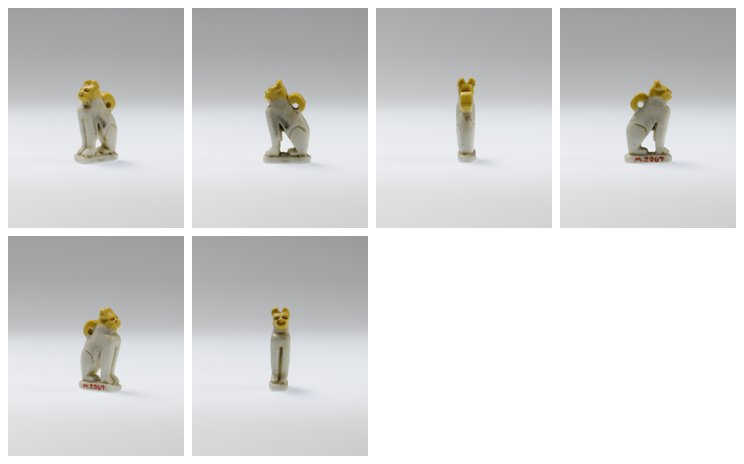
#> input picture examples/materials/猫咪序列/小白猫序列-预览.jpg, 744 x 464 px
$ python -i images.py   (imports and definitions only)
#> lines starting #> are read from the running program, lines starting #| are printed output that depends on the picture; after the words box and inside, x2 and y2 are one past the last pixel; in counts of white or black regions, pixels touching at a corner belong together
"""本地图像准备；只输出轮廓或高度数据，实体由 Blender 构建。"""

import math

import cv2
import numpy as np
from PIL import Image, ImageFilter, ImageOps
from shapely.geometry import Polygon
from ..contracts import DomainError

# 高度图网格预算：工业级高精浮雕规格，约 9 万格 ≈ 36 万三角面，兼顾商业级细腻度与制造鲁棒性。
GRID_POINTS_PER_MM = 2.4
GRID_CELL_BUDGET = 90000
GRID_MIN_POINTS = 64
SEGMENT_MAX_PIXELS = 1080


def load_image(path):
    image = Image.open(path)
    image.load()
    return ImageOps.exif_transpose(image)


def contour(path):
    rgba = np.array(load_image(path).convert("RGBA"))
    alpha = rgba[:, :, 3]
    if alpha.min() < 128:
        mask = (alpha > 128).astype(np.uint8) * 255
    else:
        gray = cv2.cvtColor(rgba[:, :, :3], cv2.COLOR_RGB2GRAY)
        _, mask = cv2.threshold(gray, 0, 255, cv2.THRESH_BINARY_INV + cv2.THRESH_OTSU)
        if np.mean(mask) > 150:
            mask = 255 - mask
    contours, _ = cv2.findContours(mask, cv2.RETR_EXTERNAL, cv2.CHAIN_APPROX_SIMPLE)
    if not contours:
        raise DomainError("没找到清晰轮廓，请使用白底深色画或透明背景图片。")
    raw_outline = max(contours, key=cv2.contourArea)
    arc = cv2.arcLength(raw_outline, True)

    # 自适应曲率逼近，保留手绘真实笔触细节，点数过多时平滑收敛，严禁硬性报错阻塞
    outline = cv2.approxPolyDP(raw_outline, max(0.8, arc * 0.003), True)
    polygon = Polygon(outline[:, 0, :]).buffer(0)
    if polygon.is_empty or polygon.area < 20:
        raise DomainError("轮廓太小或交叉，请换一张图片。")
    if polygon.geom_type != "Polygon":
        polygon = max(polygon.geoms, key=lambda item: item.area)

    points = list(polygon.exterior.coords)[:-1]
    # 若点数仍然过多（大于 160 点），进行平滑自适应抽稀，严禁抛出 DomainError 打断用户
    if len(points) > 160:
        simplified = polygon.simplify(max(0.5, arc * 0.006), preserve_topology=True)
        if simplified.geom_type == "Polygon" and not simplified.is_empty:
            points = list(simplified.exterior.coords)[:-1]
        if len(points) > 192:
            # 极复杂图形降采样到合理上限
            step = max(1, len(points) // 160)
            points = points[::step]

    return [[float(x), -float(y)] for x, y in points]


def grid_shape(width_mm, height_mm, budget=GRID_CELL_BUDGET):
    scale = min(GRID_POINTS_PER_MM, math.sqrt(budget / max(width_mm * height_mm, 1.0)))
    columns, rows = round(width_mm * scale), round(height_mm * scale)
    grow = max(GRID_MIN_POINTS / columns, GRID_MIN_POINTS / rows, 1.0)
    columns, rows = round(columns * grow), round(rows * grow)
    shrink = math.sqrt(budget / max((columns - 1) * (rows - 1), 1))
    if shrink < 1:
        columns, rows = max(24, round(columns * shrink)), max(24, round(rows * shrink))
    return max(columns, 2), max(rows, 2)


def focus_crop(image, aspect):
    """按边缘能量挑最有内容、略靠中心的窗口，避免把杂乱背景刻进浮雕。"""
    width, height = image.size
    if width < 8 or height < 8 or abs(width / height - aspect) < 0.01:
        return image
    if aspect >= width / height:
        base_w, base_h = width, width / aspect
    else:
        base_w, base_h = height * aspect, height
    energy = cv2.integral(np.array(image.convert("L").filter(ImageFilter.FIND_EDGES), dtype=np.float32))
    best_box, best_score = None, -1.0
    for fraction in np.linspace(1.0, 0.4, 13):
        box_w, box_h = round(base_w * fraction), round(base_h * fraction)
        if box_w < 4 or box_h < 4:
            continue
        for offset_y in np.linspace(0.0, 1.0, 7):
            for offset_x in np.linspace(0.0, 1.0, 7):
                x0, y0 = round((width - box_w) * offset_x), round((height - box_h) * offset_y)
                density = energy[y0 + box_h, x0 + box_w] - energy[y0, x0 + box_w] - energy[y0 + box_h, x0] + energy[y0, x0]
                center_x, center_y = x0 + box_w / 2, y0 + box_h / 2
                bias = math.exp(-(((center_x - width / 2) / (0.55 * width)) ** 2 + ((center_y - height / 2) / (0.55 * height)) ** 2))
                score = float(density) / (box_w * box_h) * bias * math.sqrt(fraction)
                if score > best_score:
                    best_box, best_score = (x0, y0, x0 + box_w, y0 + box_h), score
    return image.crop(best_box)


def detect_face(gray):
    try:
        cascade = cv2.CascadeClassifier(cv2.data.haarcascades + "haarcascade_frontalface_default.xml")
        if cascade.empty():
            return None
        faces = cascade.detectMultiScale(gray, scaleFactor=1.08, minNeighbors=5, minSize=(max(24, gray.shape[1] // 12), max(24, gray.shape[1] // 12)))
        if not len(faces):
            return None
        return max(faces, key=lambda item: item[2] * item[3])
    except Exception:
        return None


def subject_mask(image):
    """GrabCut 估计前景主体；人脸检测作为前景种子，覆盖异常时放弃分割。"""
    width, height = image.size
    if min(width, height) < 120:
        return None
    scale = min(1.0, SEGMENT_MAX_PIXELS / max(width, height))
    size = (max(round(width * scale), 32), max(round(height * scale), 32))
    rgb = np.array(image.convert("RGB").resize(size, Image.Resampling.BOX))
    mask = np.full(size[::-1], cv2.GC_PR_BGD, dtype=np.uint8)
    x0, y0 = round(size[0] * 0.16), round(size[1] * 0.08)
    x1, y1 = round(size[0] * 0.84), round(size[1] * 0.92)
    mask[y0:y1, x0:x1] = cv2.GC_PR_FGD
    face = detect_face(cv2.cvtColor(rgb, cv2.COLOR_RGB2GRAY))
    if face is not None:
        fx, fy, fw, fh = face
        margin = int(max(fw, fh) * 0.7)
        mask[max(fy - margin, 0):fy + fh + margin, max(fx - margin, 0):fx + fw + margin] = cv2.GC_FGD
    try:
        cv2.grabCut(rgb, mask, None, np.zeros((1, 65), np.float64), np.zeros((1, 65), np.float64), 5, cv2.GC_INIT_WITH_MASK)
    except cv2.error:
        return None
    binary = np.isin(mask, (cv2.GC_FGD, cv2.GC_PR_FGD)).astype(np.uint8)
    if not 0.10 < binary.mean() < 0.90:
        return None
    binary = cv2.morphologyEx(binary, cv2.MORPH_CLOSE, np.ones((9, 9), np.uint8))
    binary = cv2.morphologyEx(binary, cv2.MORPH_OPEN, np.ones((5, 5), np.uint8))
    count, labels, stats, _ = cv2.connectedComponentsWithStats(binary)
    if count > 2:
        areas = stats[1:, cv2.CC_STAT_AREA]
        keep = np.zeros(count, bool)
        keep[1 + np.flatnonzero(areas >= areas.max() * 0.15)] = True
        binary = keep[labels].astype(np.uint8)
    if binary.mean() < 0.05:
        return None
    feather = max(9, round(min(size) * 0.06)) | 1
    return cv2.GaussianBlur(binary.astype(np.float32), (feather, feather), 0)


def is_line_art(image):
    """大片纯色说明是白底画或线稿，对比策略与照片不同。"""
    gray = np.array(image.convert("L").resize((128, 128)), dtype=np.float32) / 255
    return float(((gray < 0.08) | (gray > 0.92)).mean()) > 0.5


def height_field(image, columns, rows, inverse, mask=None, flat=False):
    """2 倍超采样处理再降到目标网格；浮雕用主体区域归一化并收平背景纹理。"""
    preview = image.convert("L")
    if max(preview.size) > 1400:
        preview.thumbnail((1400, 1400), Image.Resampling.LANCZOS)
    work = (columns * 2, rows * 2)
    grid = np.array(preview.resize(work, Image.Resampling.LANCZOS), dtype=np.uint8)
    grid = cv2.bilateralFilter(grid, 9, 40, 7)
    if not flat:
        grid = cv2.createCLAHE(clipLimit=2.0, tileGridSize=(8, 8)).apply(grid)
    values = np.array(grid, dtype=np.float32) / 255
    values += (0.25 if flat or inverse else 0.6) * (values - cv2.GaussianBlur(values, (0, 0), 1.0))
    soft = None if mask is None else cv2.resize(mask, work, interpolation=cv2.INTER_LINEAR)
    low, high = np.percentile(values, 2), np.percentile(values, 98)
    if soft is not None:
        core = soft > 0.6
        if core.sum() > 32:
            inside = np.percentile(values[core], (2, 98))
            if inside[1] - inside[0] >= 0.08:
                low, high = inside
    values = np.clip((values - low) / max(high - low, 1e-6), 0.0, 1.0)
    if not inverse and soft is not None and (soft < 0.2).any():
        background = float(np.percentile(values[soft < 0.2], 50))
        values = background + (values - background) * (0.16 + 0.84 * soft)
    if inverse:
        values = values ** 1.5
    elif not flat:
        smooth = values * values * (3 - 2 * values)
        values = 0.45 * values + 0.55 * smooth
    values = cv2.resize(values, (columns, rows), interpolation=cv2.INTER_AREA)
    values = feather_edges(values)
    values = cv2.GaussianBlur(values, (3, 3), 0)
    peak, floor = float(values.max()), float(values.min())
    if peak > 0.1:
        # 平滑会轻微缩回极值；重新锚定，保证厚度用满声明量程。
        if inverse:
            values = np.clip((values - floor) / max(peak - floor, 1e-6), 0.0, 1.0)
        else:
            values = np.minimum(values / peak, 1.0)
    return ((1 - values) if inverse else values).tolist()


def feather_edges(values, band=0.035, strength=0.45):
    """边框向四周均值轻微收平，避免背景纹理漫到边界形成毛刺。"""
    rows, columns = values.shape
    band_x, band_y = max(1, round(columns * band)), max(1, round(rows * band))
    frame = np.concatenate([values[:, :band_x].ravel(), values[:, -band_x:].ravel(), values[:band_y].ravel(), values[-band_y:].ravel()])
    ramp_x = np.minimum(np.arange(columns) + 1.0, (np.arange(columns)[::-1] + 1.0)) / band_x
    ramp_y = np.minimum(np.arange(rows) + 1.0, (np.arange(rows)[::-1] + 1.0)) / band_y
    weight = np.clip(np.minimum(ramp_x[np.newaxis, :], ramp_y[:, np.newaxis]), 0.0, 1.0)
    return values + strength * (1 - weight) * (float(frame.mean()) - values)


def heights(path, inverse=False, width_mm=None, height_mm=None, budget=GRID_CELL_BUDGET):
    columns, rows = grid_shape(width_mm or 100.0, height_mm or 100.0, budget)
    image = focus_crop(load_image(path), columns / rows)
#> in load_image, image is the input picture: PIL image 744x464 RGB; mean R, G, B 216, 216.5, 216.3
#> in focus_crop, `width, height = image.size`: width = 744; height = 464
#> in focus_crop, `energy = cv2.integral(np.array(image.convert("L").filter(ImageFilter.F..`:
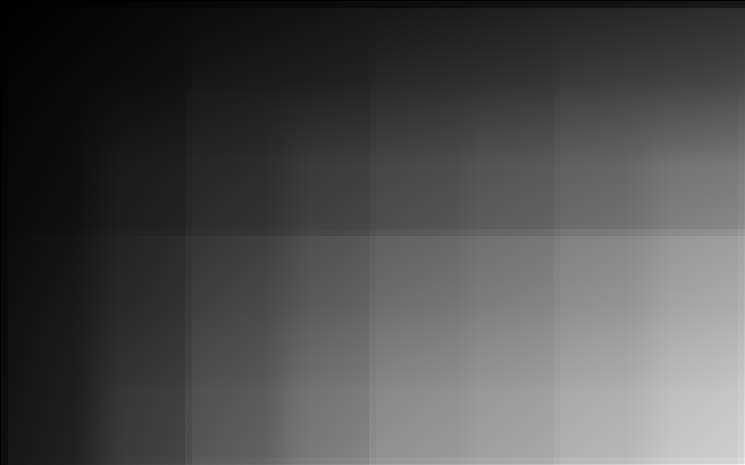
#> energy: shape (465, 745) float64; min 0, max 2037519, mean 624013; drawn with min black and max white
#> the loop in focus_crop, `for fraction in np.linspace(1.0, 0.4, 13):` made 13 passes
#> (box_w, box_h) on passes 1 to 12: (464, 464), (441, 441), (418, 418), (394, 394), (371, 371), (348, 348), (325, 325), (302, 302), (278, 278), (255, 255), (232, 232), (209, 209)
#> after the loop in focus_crop, `for fraction in np.linspace(1.0, 0.4, 13):`: best_box = (0, 0, 464, 464); best_score = 5.83
    flat = is_line_art(image)
#> in is_line_art, `gray = np.array(image.convert("L").resize((128, 128)), dtype=np.float3..`:
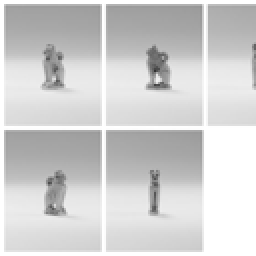
#> gray: shape (128, 128) float32 (shown 2 times larger); min 0.192, max 1, mean 0.818
#> flat = False
    mask = None if inverse or flat else subject_mask(image)
#> in detect_face, `faces = cascade.detectMultiScale(gray, scaleFactor=1.08, minNeighbors=..`: faces = ()
    return height_field(image, columns, rows, inverse, mask, flat)
#> in height_field, `grid = cv2.createCLAHE(clipLimit=2.0, tileGridSize=(8, 8)).apply(grid)`:
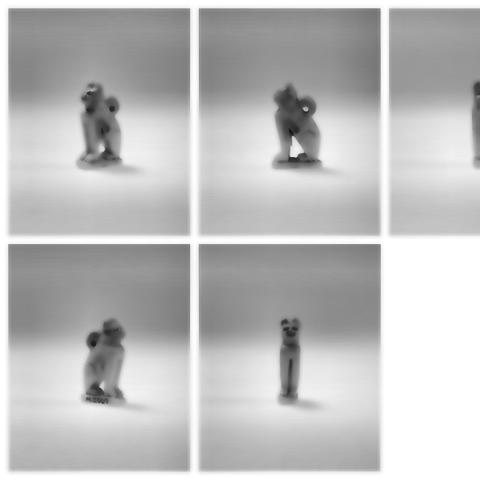
#> grid: shape (480, 480); min 21, max 255, mean 190.4
#> in height_field, `low, high = np.percentile(values, 2), np.percentile(values, 98)`: low = 0.404; high = 1
#> in height_field, `core = soft > 0.6`:
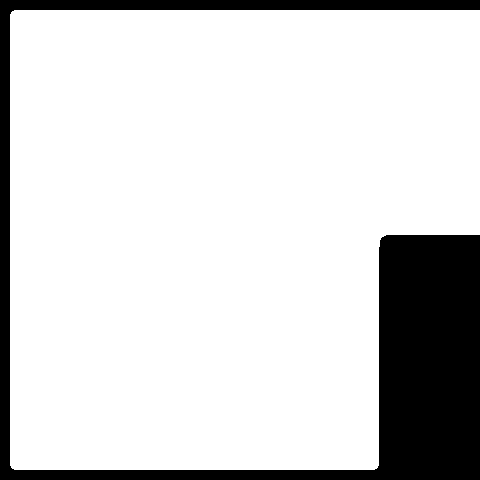
#> core: shape (480, 480) bool; 83.5% white; 1 black region, box (x1, y1, x2, y2) and area: (0, 0, 480, 480) 37933
#> in height_field, `inside = np.percentile(values[core], (2, 98))`: inside = [0.374, 0.981]
#> in height_field, `low, high = inside`: low = 0.374; high = 0.981
#> in height_field, `values = np.clip((values - low) / max(high - low, 1e-6), 0.0, 1.0)`:
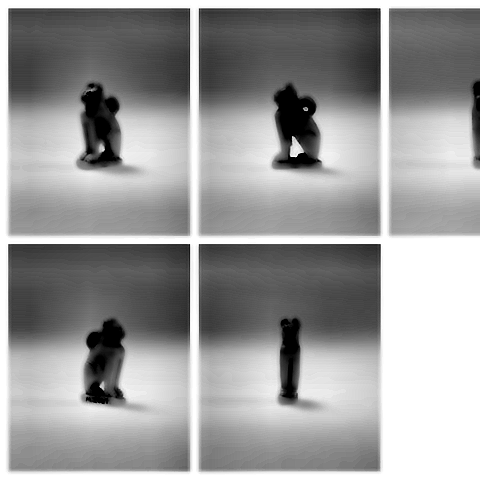
#> values: shape (480, 480) float32; min 0, max 1, mean 0.612
#> in height_field, `background = float(np.percentile(values[soft < 0.2], 50))`: background = 1
#> in height_field, `values = cv2.resize(values, (columns, rows), interpolation=cv2.INTER_A..`:
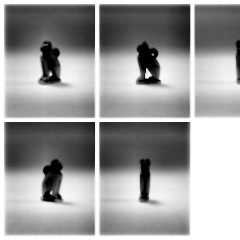
#> values: shape (240, 240) float32; min 0, max 1, mean 0.622
#> in feather_edges, `frame = np.concatenate([values[:, :band_x].ravel(), values[:, -band_x:..`: frame = 7680 values, max 1 at index 0, min 0 at index 2255, mean 0.806
#> in height_field, `values = cv2.GaussianBlur(values, (3, 3), 0)`:
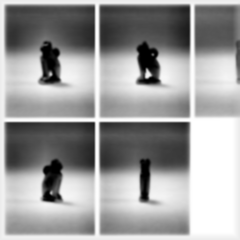
#> values: shape (240, 240) float64; min 0, max 1, mean 0.62
#> in height_field, `peak, floor = float(values.max()), float(values.min())`: peak = 1; floor = 0

>>> result = heights('../../../examples/materials/猫咪序列/小白猫序列-预览.jpg')
#> result = 240 items
